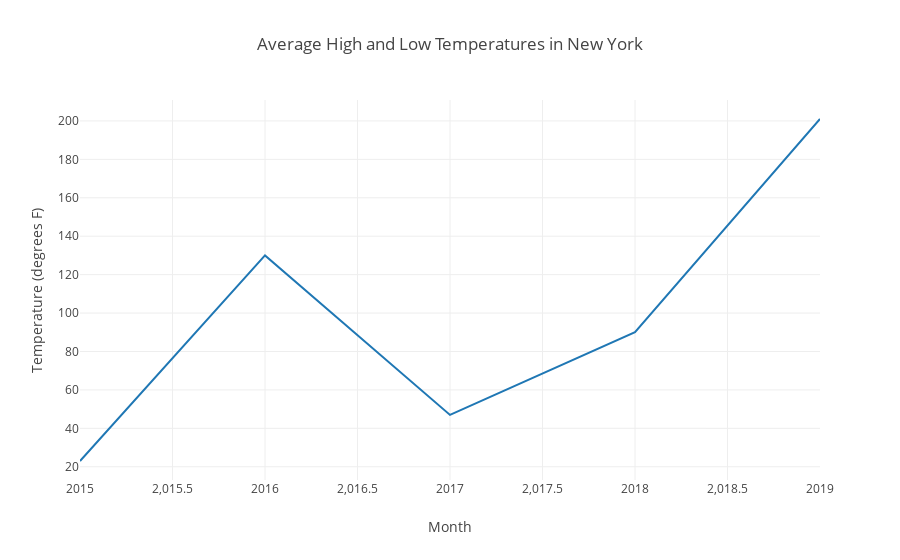

The notebook cell this image was saved under:
### Code cell
year = [2015,2016,2017,2018,2019]
reading_hours = [23,130,47,90,201]


trace = go.Scatter(
    x = year,
    y = reading_hours,
    mode = 'lines',
    name = 'lines'
)

data = [trace]

layout = dict(title = 'Average High and Low Temperatures in New York',
              xaxis = dict(title = 'Month'),
              yaxis = dict(title = 'Temperature (degrees F)'),
              )

fig = dict(data=data, 
           layout=layout)

iplot(fig, filename='styled-line')

### Figure 1 — Plotly figure (JSON) as saved in the notebook; plotly's stock layout.template omitted (floating-point values rounded to 4 significant figures)
{"data": [{"mode": "lines", "name": "lines", "type": "scatter", "x": ["2015", "2016", "2017", "2018", "2019"], "y": [23, 130, 47, 90, 201]}], "layout": {"title": "Average High and Low Temperatures in New York", "xaxis": {"title": "Month"}, "yaxis": {"title": "Temperature (degrees F)"}}}
